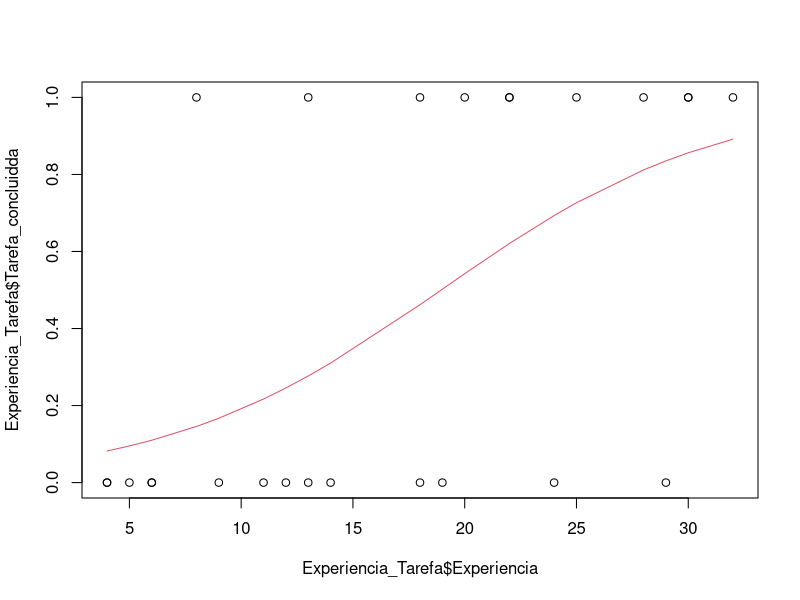
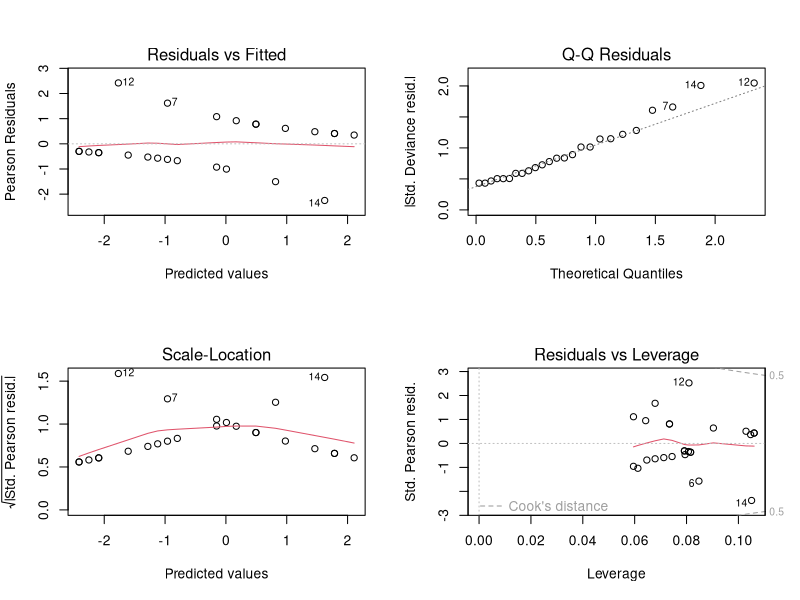

The R source for these figures, in order: (Note: this script raises an error after producing the figures.)
library(readxl)
Experiencia_Tarefa <- read_excel("Experiencia_Tarefa.xlsx")
View(Experiencia_Tarefa)

attach(Experiencia_Tarefa) 
ajuste <- glm(Tarefa_concluidda ~ Experiencia, family = binomial) 
summary(ajuste)

anova(ajuste, test = 'Chisq')
require(MASS)
exp(cbind(coef(ajuste), confint.default(ajuste)))

plot(Experiencia_Tarefa$Experiencia, Experiencia_Tarefa$Tarefa_concluidda)
y_chapeu <- data.frame(
  X = Experiencia_Tarefa$Experiencia,
  y_chapeu = ajuste$fitted.values)
y_chapeu <- y_chapeu[order(y_chapeu$X),]
lines(y_chapeu, col = 2)
y_chapeu
par(mfrow=c(2,2))
plot(ajuste)

y_chapeu <- data.frame(X = Experiencia_Tarefa$Experiencia, y_chapeu =
                         ajuste$fitted.values)
y_chapeu$conclusão <- ifelse(y_chapeu$y_chapeu > .5, 1, 0)
y_chapeu$y <- Tarefa_concluidda
table(y_chapeu[,3:4])
mean(y_chapeu$conclusão == y_chapeu$y)

# Regressao logistica composta
library(readxl)
Lasagna_Triers <- read_excel("Lasagna Triers.xlsx")
View(Lasagna_Triers)

attach(Lasagna_Triers)
Lasagna_Triers$Compra <- ifelse(Lasagna_Triers$`Have Tried`=="Yes", 1, 0)
ajuste <- glm(Compra ~ Age + Weight + Income + `Pay Type` +
                `Car Value` + `CC Debt` + Gender + `Live Alone` +
                `Dwell Type` + `Mall Trips` + Nbhd, family = binomial)

summary(ajuste)

library(MASS)
stepAIC(ajuste, direction = "both")

ajuste2 <- glm(Compra ~ Age +
                 `Pay Type` +
                 Gender +
                 `Live Alone` +
                 `Mall Trips` +
                 Nbhd, family = binomial)
summary(ajuste2)

ajuste3 <- glm(Compra ~ Age +
                 `Pay Type` +
                 `Live Alone` +
                 `Mall Trips` +
                 Nbhd, family = binomial)
summary(ajuste3)

require(MASS)
exp(cbind(coef(ajuste2), confint.default(ajuste2)))

#Teste Chi-quadrado do Deviance
pchisq(ajuste2$deviance, ajuste2$df.residual, lower.tail = F) 

#Teste Chi-quadrado da Regressão
pchisq(ajuste2$null.deviance - ajuste2$deviance,
       ajuste2$df.null - ajuste$df.residual, lower.tail = F) 

library(carData)
vif(ajuste2)

install.packages('pscl')
library(pscl)
pR2(ajuste2)

par(mfrow=c(2,2))
plot(ajuste2)

coef2 <- data.frame(coef(ajuste2))
p_hat <- (exp(coef2[1,] + coef2[2,]*20 + coef2[3,] + coef2[4,] +
                coef2[5,] + coef2[6,]*10 + coef2[8,]))/
  (1+exp(coef2[1,] + coef2[2,]*20 + coef2[3,] + coef2[4,] +
           coef2[5,] + coef2[6,]*10 + coef2[8,]))
p_hat

coef2 <- data.frame(coef(ajuste2))
p_hat <- (exp(coef2[1,] + coef2[2,]*20 + coef2[3,] + 
                coef2[5,] + coef2[6,]*10 + coef2[8,]))/
  (1+exp(coef2[1,] + coef2[2,]*20 + coef2[3,] + 
           coef2[5,] + coef2[6,]*10 + coef2[8,]))
p_hat
